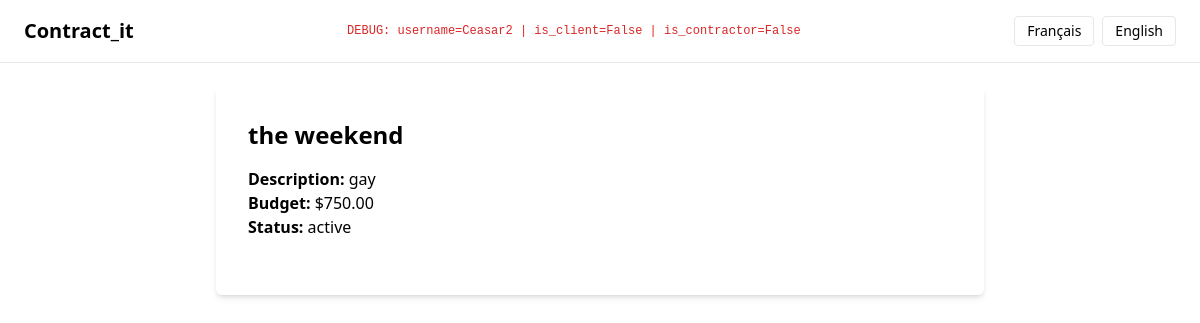
Before: /en/projects/details/1/ (signed in) with the older database file.
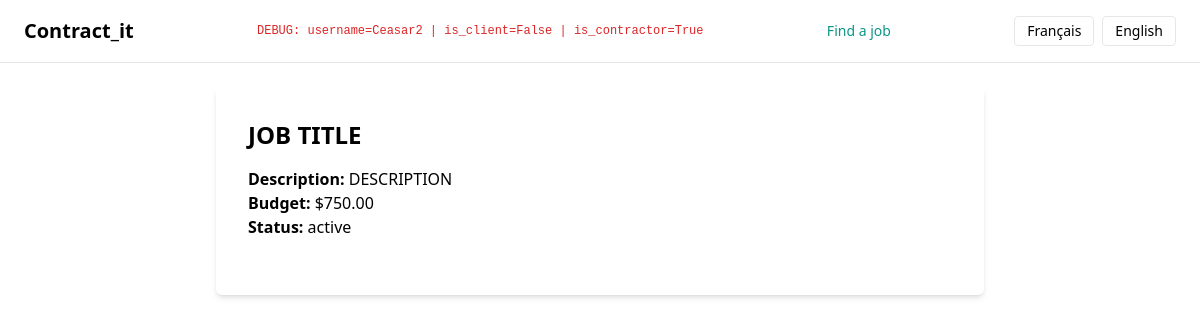
After: the same page with the newer database file.
### projects/models.py (models this page shows, shortened)
class Project(models.Model):
    STATUS_CHOICES = [
        ('active', 'Actif'),         # Projet visible et ouvert aux offres
        ('in_progress', 'En cours'), # Projet attribué à un entrepreneur
        ('completed', 'Terminé'),    # Projet terminé
        ('cancelled', 'Annulé'),     # Projet annulé
    ]
    is_public = models.BooleanField(
        default=True,
        help_text="Le projet est-il visible par tous (True) ou privé (False)"
    )
    client = models.ForeignKey(
        CustomUser,
        on_delete=models.SET_NULL,  # Si le client est supprimé, on garde le projet mais client devient NULL
        related_name='projects_posted',  # Permet de faire client.projects_posted.all()
        limit_choices_to={'is_client': True},
        null=True,  # ✅ Important pour que SET_NULL soit autorisé
        blank=True,  # ✅ Pour le support dans les formulaires admin
        help_text="Client qui a publié ce projet"
    )
    contractor = models.ForeignKey(
        CustomUser,
        on_delete=models.SET_NULL,  # Si l'entrepreneur est supprimé, on garde le projet mais contractor devient NULL
        null=True,
        blank=True,
        related_name='projects_awarded',  # Permet de faire contractor.projects_awarded.all()
        limit_choices_to={'is_contractor': True},
        help_text="Entrepreneur engagé pour ce projet (facultatif)"
    )
    title = models.CharField(
        max_length=255,
        help_text="Titre du projet (ex. : Rénovation cuisine)"
    )
    description = models.TextField(
        help_text="Détails complets fournis par le client"
    )
    category = models.CharField(
        max_length=100,
        help_text="Spécialité demandée ou domaine du projet"
    )
    location = models.CharField(
        max_length=255,
        help_text="Adresse, ville ou région du chantier"
    )
    budget = models.DecimalField(
        max_digits=10,
        decimal_places=2,
        help_text="Budget estimé pour la réalisation"
    )
    deadline = models.DateField(
        help_text="Date à laquelle le projet doit idéalement être terminé"
    )
    status = models.CharField(
        max_length=20,
        choices=STATUS_CHOICES,
        default='active',
        help_text="État actuel du projet dans le cycle de vie"
    )
    ai_drafted = models.BooleanField(
        default=False,
        help_text="Généré automatiquement par l'assistant IA ?"
    )
    created_at = models.DateTimeField(
        auto_now_add=True,
        help_text="Date à laquelle le projet a été publié"
    )
    updated_at = models.DateTimeField(
        auto_now=True,
        help_text="Dernière mise à jour des informations du projet"
    )

### projects/views.py (the view)
# urls.py: path('details/<int:project_id>/', project_detail_page, name='project_detail_html'),
def project_detail_page(request, project_id):
    project = get_object_or_404(Project, id=project_id)
    return render(request, 'projects/project_detail.html', {'project': project})

### core/context_processors.py (called while the page is built)
def user_roles(request):
    user = request.user
    return {
        'is_client': getattr(user, 'is_client', False),
        'is_contractor': getattr(user, 'is_contractor', False),
    }

### projects/templates/projects/project_detail.html (shortened to what this page needs)
{% extends 'core/base2.html' %}
{% load static %}
{% load i18n %}
{% block content %}
<div class="max-w-3xl mx-auto bg-white p-8 shadow-md rounded-md">
    <h2 class="text-2xl font-bold mb-4">{{ project.title }}</h2>
    <p><strong>{% trans "Description" %}:</strong> {{ project.description }}</p>
    <p><strong>{% trans "Budget" %}:</strong> ${{ project.budget }}</p>
    <p><strong>{% trans "Status" %}:</strong> {{ project.status }}</p>
</div>
{% endblock %}

### core/templates/core/base2.html (shortened to what this page needs)
{% load i18n %}
{% load i18n %}
<!doctype html>
<html>
    <head>
        <script src="https://cdn.tailwindcss.com"></script>
    </head>
    <body>
        <nav class="py-4 px-6 flex justify-between items-center border-b border-gray-200">
            <a href="/" class="text-xl font-semibold">Contract_it</a>
            {% if request.user.is_authenticated %}
                <p class="text-xs text-red-600 font-mono">
                    DEBUG: username={{ request.user.username }} | is_client={{ is_client }} | is_contractor={{ is_contractor }}
                </p>
            {% endif %}
            {% if request.user.is_authenticated %}
                {% if request.user.is_contractor %}
                    <a href="{% url 'find_jobs' %}" class="text-sm font-medium text-teal-600 hover:underline">
                        {% trans "Find a job" %}
                    </a>
                {% elif request.user.is_client %}
                    <a href="{% url 'create-project' %}" class="text-sm font-medium text-teal-600 hover:underline">
                        {% trans "Post a job" %}
                    </a>
                {% endif %}
            {% endif %}
            <div class="flex space-x-2 items-center">
                <form id="lang-fr" action="{% url 'set_language' %}" method="post">
                    <button type="submit" class="text-sm font-medium border px-3 py-1 rounded hover:bg-gray-100 {% if LANGUAGE_CODE == 'fr' %}bg-gray-300{% endif %}">
                        Français
                    </button>
                </form>
                <form id="lang-en" action="{% url 'set_language' %}" method="post">
                    <button type="submit" class="text-sm font-medium border px-3 py-1 rounded hover:bg-gray-100 {% if LANGUAGE_CODE == 'en' %}bg-gray-300{% endif %}">
                        English
                    </button>
                </form>
            </div>
        </nav>
        <div class="px-6 py-6">
            {% block content %}
            {% endblock %}
        </div>
    </body>
</html>

Changed rows visible on the page:
changed CustomUser "Ceasar2": is_contractor False → True (drawn)
changed Project "active": title "the weekend" → "JOB TITLE"; description "gay" → "DESCRIPTION"
Other visible differences:
{{ is_contractor }}: "False" → "True"
text now shown: "Find a job"
